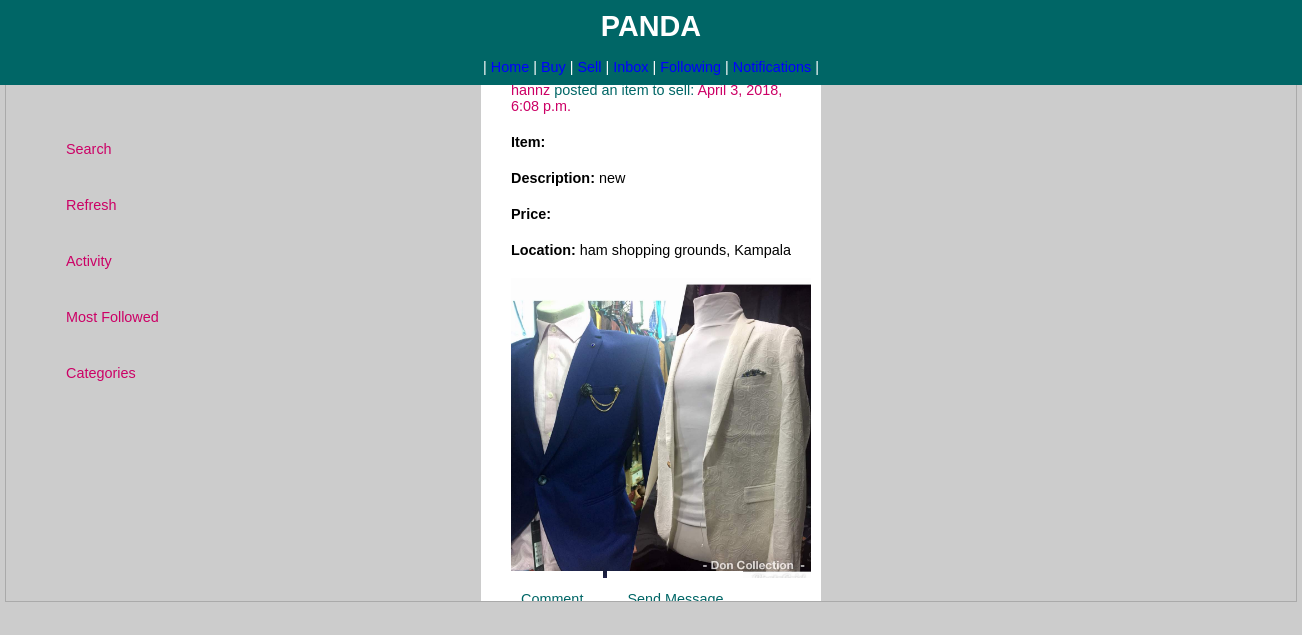
/home/wallace/4/sell/write_message, run on the app's committed database.
### buysell/models.py (models this page shows, shortened)
class Sellpost(models.Model):
	publisher = models.ForeignKey(Account, on_delete=models.CASCADE)
	item = models.CharField(max_length=200)
	date_posted = models.DateTimeField('date published')
	description = models.CharField(max_length=255)
	amount = models.CharField(max_length=200)
	photo = models.FileField(upload_to='documents/')
	location = models.CharField(max_length=200)
	post_identifier = 'sell'

class Account(models.Model):
	firstName = models.CharField(max_length=200)
	lastName = models.CharField(max_length=200)
	username = models.CharField(max_length=200, primary_key=True)
	email = models.CharField(max_length=200)
	password = models.CharField(max_length=200)
	datecreated = models.DateTimeField('Date Created')

### buysell/views.py (the view)
# urls.py: path('<user_name>/<int:post_id>/<post_identifier>/write_message', views.write_message, name='write_message'),
def write_message(request, user_name, post_id, post_identifier):
	my_account = Account.objects.get(pk=user_name)
	if post_identifier == 'sell':
		post = Sellpost.objects.get(pk=post_id)
	else:
		post = Buypost.objects.get(pk=post_id)
	return render(request, 'buysell/write_message.html', {'account': my_account, 'post': post})

### buysell/templates/buysell/write_message.html (shortened to what this page needs)
<!DOCTYPE HTML>
<html>
<head>
	{% load static %}
	<link rel="stylesheet" type="text/css" href="{% static 'buysell/index.css' %}" media="screen">
	<link rel="stylesheet" type="text/css" href="{% static 'buysell/postfeed.css' %}" media="screen">
	<link rel="stylesheet" type="text/css" href="{% static 'buysell/sell.css' %}" media="screen">
	<link rel="stylesheet" type="text/css" href="{% static 'buysell/activity.css' %}" media="screen">
	<link rel="stylesheet" type="text/css" href="{% static 'buysell/write_message.css' %}" media="screen">
</head>
<body class="bd">
	<div id="title">
		<h1>PANDA</h1><br/>
		<ul>
			<li>|</li>
			<li><a href="{% url 'buysell:postfeed' account.username %}">Home</a></li>
			<li>|</li>
			<li><a href="{% url 'buysell:buy' account.username %}">Buy</a></li>
			<li>|</li>
			<li><a href="{% url 'buysell:sell' account.username %}">Sell</a></li>
			<li>|</li>
			<li><a href="">Inbox</a></li>
			<li>|</li>
			<li><a href="">Following</a></li>
			<li>|</li>
			<li><a href="">Notifications</a></li>
			<li>|</li>
		</ul>
	</div>
	<div id="wrapper">
		<div id="leftbar">
			<ul>
				<li><a href="">Search</a></li>
				<li><a href="">Refresh</a></li>
				<li><a href="{% url 'buysell:my_activity' account.username %}">Activity</a></li>
				<li><a href="">Most Followed</a></li>
				<li><a href="">Categories</a></li>
			</ul>
		</div>
		<div id="maincontent">
			<div id="postwrapper">
				<ul>
					{% if post.post_identifier == 'sell' %}
						<li id="sellwrapper">
							<p><span id="name_span">{{ post.publisher.username }}</span><span id="sell_span"> posted an item to sell: </span> <span id="name_span">{{ post.date_posted }}</span></p>
							<p><strong>Item:</strong> <em>{{ post.name }}</em></p>
							<p><strong>Description:</strong> {{ post.description }}</p>
							<p><strong>Price:</strong> {{ post.price }}</p>
							<p><strong>Location:</strong> {{ post.location }}</p>
							<img src="{{ post.photo.url }}" height="300" width="300">
							<ul>
								<li><a href="">Comment</a></li>
								<li><a href="{% url 'buysell:send_message' account.username post.id post.post_identifier %}">Send Message</a></li>
							</ul>
							<br/><br/>
						</li>
					{% endif %}
				</ul>
			</div>
		</div>
	</div>
</body>
</html>

### buysell/static/buysell/index.css (style rules this page uses)
* { margin: 0; padding: 0; }
.bd { font-family: Verdana, Arial, Helvetica, sans-serif; color: #000000; text-align: center; font-size: 90%; background-color: #cccccc; }
#title { padding-top: 10px; padding-bottom: 10px; background-color: #006666; text-align: center; color: white; position: fixed; width: 100% }
#wrapper { width: 600px; background-color: #ffffff; margin: 0 auto; padding: 20px; border: 1px solid #aaaaaa; }
a { color: blue; }

### buysell/static/buysell/postfeed.css (style rules this page uses)
* { padding: 0; margin: 0; }
body { font-family: Verdana, Arial, Helvetica, sans-serif; margin: 0 auto; }
#wrapper { width: 1250px; background-color: #cccccc; height: 560px; overflow: hidden; }
#leftbar { float: left; width: 225px; margin-top: 120px; }
#leftbar li { text-align: left; padding-bottom: 40px; list-style-type: none; margin-left: 40px; }
#title li { display: inline; text-decoration: none; }
#title li a { text-decoration: none; }
#leftbar li a, #rightbar li a { text-decoration: none; color: #cc0066; }
#sellwrapper li a { text-decoration: none; color: #006666; margin-top: : 10px; }
#postwrapper { margin-top: 30px; }
#postwrapper li { border: 1px solid #cccccc; width: 300px; text-align: left; margin: 0 auto; list-style-type: none; padding: 20px; background-color: white; margin-top: 10px; margin-bottom: 10px; }
#sellwrapper li { color: #006666; display: inline; border: none; padding-right: 20px; }
img { padding: 10px; }
#postwrapper li p { padding: 10px; }
span { color: blue; }
#sell_span { color: #006666; }
#name_span { color: #cc0066; }

### data on the page
Sellpost: publisher.username "hannz", date_posted "April 3, 2018, 6:08 p.m.", description "new", location "ham shopping grounds, Kampala", photo (picture)
